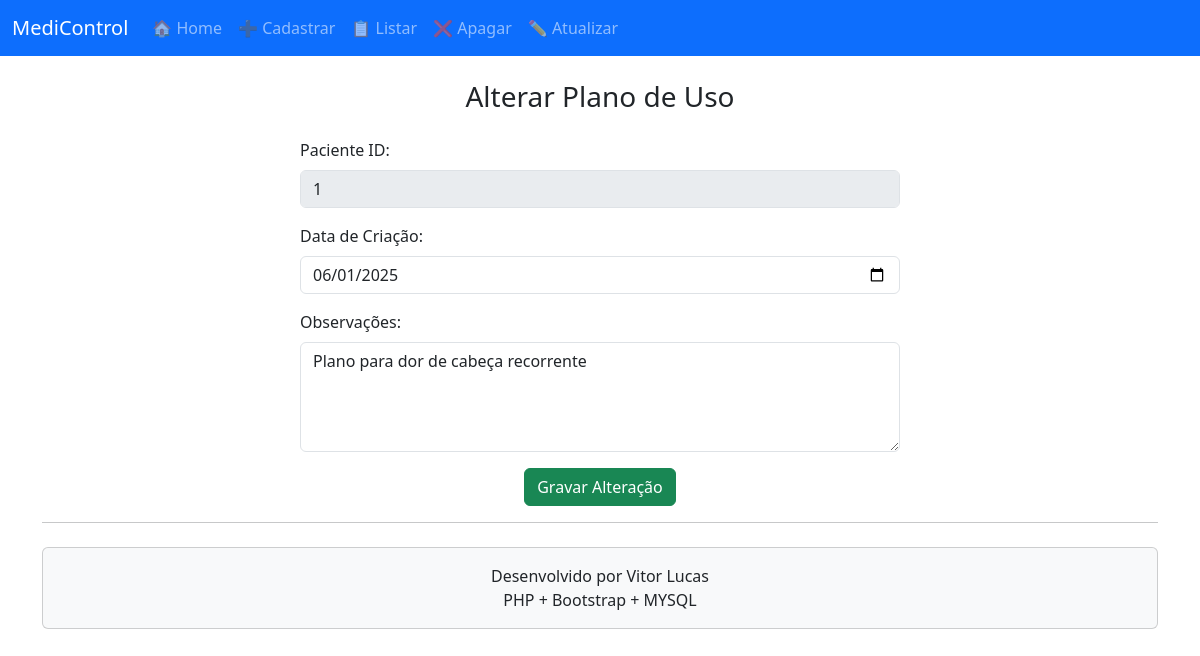
Screenshot of /view.formAltPlanoUso.php?id_plano=1 with the database file from the repository.
### tables this page shows
CREATE TABLE planouso (
	id_plano INTEGER NOT NULL AUTO_INCREMENT,
	paciente_id INTEGER NOT NULL,
	data_criacao DATE NOT NULL,
	observacoes VARCHAR(250) NOT NULL,
	PRIMARY KEY (id_plano),
	FOREIGN KEY (paciente_id) REFERENCES paciente(id_paciente)
);

### model.planoUso.class.php (called while the page is built, shortened)
<?php
include_once('model.persistirBD.class.php');
class planoUso {
    public $paciente_id;
    public $data_criacao;
    public $observacoes;
    function persistirConsulta($vid) {
        $cad = new persistirBD("127.0.0.1", "root", "", "bd_medicamentos");
        $cad->conectar();
        $cad->persistir("SELECT * FROM planouso WHERE id_plano=" . $vid);
        $rel = $cad->retornoConsultas();
        return $rel;
    }
    function buscarPlano($id) {
        $valorCad = $this->persistirConsulta($id);
    }
    function __construct($vpac, $vdata, $vobs) {
        $this->paciente_id = $vpac;
        $this->data_criacao = $vdata;
        $this->observacoes = $vobs;
    }
    function setPacienteId($pid) {
        $this->paciente_id = $pid;
    }
    function getPacienteId() {
        return $this->paciente_id;
    }
    function setDataCriacao($dt) {
        $this->data_criacao = $dt;
    }
    function getDataCriacao() {
        return $this->data_criacao;
    }
    function setObservacoes($obs) {
        $this->observacoes = $obs;
    }
    function getObservacoes() {
        return $this->observacoes;
    }
}
?>

### model.persistirBD.class.php (called while the page is built, shortened)
<?php
class persistirBD {
	protected $servidor;
	protected $usuario;
	protected $senha;
	protected $banco;
	protected $db;
	function __construct($srv,$usu,$pass,$bd) {
		$this->servidor = $srv;
		$this->usuario = $usu;
		$this->senha = $pass;
		$this->banco = $bd;
	}
       public function conectar() {
		$this->db = new mysqli($this->servidor,$this->usuario,$this->senha,$this->banco);
		if(mysqli_connect_errno()){
			return 0;
		} else {
			return 1;
		}
	}
	public function persistir($sql) {
		$this->consulta = $sql;
		$this->resultado = $this->db->query($this->consulta);
	}
}
?>

### view.formAltPlanoUso.php (the view, shortened to what this page needs)
<?php
include_once('view.cabecalho.php');
include_once('model.planoUso.class.php');
$plano = new planoUso("", "", "");
$plano->buscarPlano($_GET['id_plano']);
?>
<div class="container mt-4">
    <h3 class="text-center mb-4">Alterar Plano de Uso</h3>
    <form method="post" action="controller.updPlanoUso.php" class="mx-auto" style="max-width: 600px;">
        <div class="mb-3">
            <label class="form-label">Paciente ID:</label>
            <input type="text" class="form-control" value="<?php echo $plano->getPacienteId(); ?>" disabled>
        </div>
        <div class="mb-3">
            <label for="data_criacao" class="form-label">Data de Criação:</label>
            <input type="date" id="data_criacao" name="data_criacao" class="form-control" value="<?php echo $plano->getDataCriacao(); ?>">
        </div>
        <div class="mb-3">
            <label for="observacoes" class="form-label">Observações:</label>
            <textarea id="observacoes" name="observacoes" class="form-control" rows="4"><?php echo $plano->getObservacoes(); ?></textarea>
        </div>
        <div class="text-center">
            <button type="submit" class="btn btn-success">Gravar Alteração</button>
        </div>
    </form>
</div>
<?php
include_once('view.rodape.php');
?>

### rows the page displays
planouso: paciente "1", data_criacao "06/01/2025", observacoes "Plano para dor de cabeça recorrente"
